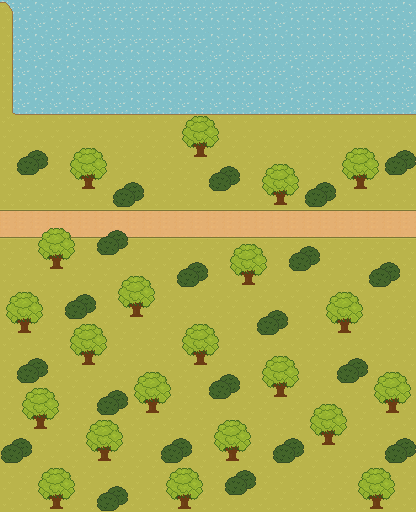

Below is a game level as drawn by its tile map, then a one-line description and the .tmx that defines it (tile-layer data replaced by summaries):
An orthogonal 26x32 tile map with 16x16 px tiles, 5 tile layers (Ground, Path, Water, Tree, ...), 3 tilesets and 47 objects (21x grass1, 21x tree1, plaza6_enterance_home, plaza6_enterance_plaza4, home_in_plaza6, ...).

<map version="1.10" tiledversion="1.12.2" orientation="orthogonal" renderorder="right-down" width="26" height="32" tilewidth="16" tileheight="16" infinite="0" nextlayerid="12" nextobjectid="49">
 <tileset firstgid="1" source="tree.tsx" />
 <tileset firstgid="257" source="deco_col.tsx" />
 <tileset firstgid="513" source="gg.tsx" />
 <layer id="8" name="Ground" width="26" height="32" locked="1">
  <data>[832 cells, 657 non-empty, 5 distinct tile ids]</data>
 </layer>
 <layer id="10" name="Path" width="26" height="32" locked="1">
  <data>[832 cells, 52 non-empty, 2 distinct tile ids]</data>
 </layer>
 <layer id="9" name="Water" width="26" height="32" locked="1">
  <data>[832 cells, 175 non-empty, 2 distinct tile ids]</data>
 </layer>
 <layer id="3" name="Tree" width="26" height="32" locked="1">
  <data>[832 cells, 189 non-empty, 9 distinct tile ids]</data>
 </layer>
 <layer id="4" name="Grass" width="26" height="32" locked="1">
  <data>[832 cells, 84 non-empty, 4 distinct tile ids]</data>
 </layer>
 <objectgroup id="5" name="HuntZone" visible="0" locked="1">
  <object id="1" x="0" y="144" width="416" height="368" />
 </objectgroup>
 <objectgroup id="6" name="Spawn" visible="0" locked="1">
  <object id="5" name="plaza6_enterance_home" x="384" y="224" />
  <object id="6" name="plaza6_enterance_plaza4" x="32" y="224" />
 </objectgroup>
 <objectgroup id="7" name="Warp" visible="0" locked="1">
  <object id="2" name="home_in_plaza6" x="400" y="208" width="16" height="32">
   <properties>
    <property name="target_map" value="Home" />
    <property name="target_spawn" value="home_enterance_plaza6" />
   </properties>
  </object>
  <object id="4" name="plaza4_in_plaza6" x="0" y="208" width="16" height="32">
   <properties>
    <property name="target_map" value="plaza4" />
    <property name="target_spawn" value="plaza4_enterance_plaza6" />
   </properties>
  </object>
 </objectgroup>
 <objectgroup id="11" name="YSortAnchor" visible="0" locked="1">
  <object id="7" name="grass1" x="384" y="144" width="32" height="32" />
  <object id="8" name="grass1" x="304" y="176" width="32" height="32" />
  <object id="9" name="grass1" x="368" y="256" width="32" height="32" />
  <object id="10" name="grass1" x="288" y="240" width="32" height="32" />
  <object id="11" name="grass1" x="208" y="160" width="32" height="32" />
  <object id="12" name="grass1" x="112" y="176" width="32" height="32" />
  <object id="13" name="grass1" x="16" y="144" width="32" height="32" />
  <object id="14" name="grass1" x="96" y="224" width="32" height="32" />
  <object id="15" name="grass1" x="64" y="288" width="32" height="32" />
  <object id="16" name="grass1" x="16" y="352" width="32" height="32" />
  <object id="17" name="grass1" x="0" y="432" width="32" height="32" />
  <object id="18" name="grass1" x="96" y="480" width="32" height="32" />
  <object id="19" name="grass1" x="96" y="384" width="32" height="32" />
  <object id="20" name="grass1" x="160" y="432" width="32" height="32" />
  <object id="21" name="grass1" x="224" y="464" width="32" height="32" />
  <object id="22" name="grass1" x="272" y="432" width="32" height="32" />
  <object id="23" name="grass1" x="208" y="368" width="32" height="32" />
  <object id="24" name="grass1" x="336" y="352" width="32" height="32" />
  <object id="25" name="grass1" x="384" y="432" width="32" height="32" />
  <object id="26" name="grass1" x="256" y="304" width="32" height="32" />
  <object id="27" name="grass1" x="176" y="256" width="32" height="32" />
  <object id="28" name="tree1" x="176" y="112" width="48" height="48" />
  <object id="29" name="tree1" x="64" y="144" width="48" height="48" />
  <object id="30" name="tree1" x="32" y="224" width="48" height="48" />
  <object id="31" name="tree1" x="0" y="288" width="48" height="48" />
  <object id="32" name="tree1" x="64" y="320" width="48" height="48" />
  <object id="33" name="tree1" x="112" y="272" width="48" height="48" />
  <object id="34" name="tree1" x="16" y="384" width="48" height="48" />
  <object id="35" name="tree1" x="32" y="464" width="48" height="48" />
  <object id="36" name="tree1" x="80" y="416" width="48" height="48" />
  <object id="37" name="tree1" x="128" y="368" width="48" height="48" />
  <object id="38" name="tree1" x="176" y="320" width="48" height="48" />
  <object id="39" name="tree1" x="160" y="464" width="48" height="48" />
  <object id="40" name="tree1" x="208" y="416" width="48" height="48" />
  <object id="41" name="tree1" x="352" y="464" width="48" height="48" />
  <object id="42" name="tree1" x="304" y="400" width="48" height="48" />
  <object id="43" name="tree1" x="256" y="352" width="48" height="48" />
  <object id="44" name="tree1" x="320" y="288" width="48" height="48" />
  <object id="45" name="tree1" x="368" y="368" width="48" height="48" />
  <object id="46" name="tree1" x="224" y="240" width="48" height="48" />
  <object id="47" name="tree1" x="256" y="160" width="48" height="48" />
  <object id="48" name="tree1" x="336" y="144" width="48" height="48" />
 </objectgroup>
</map>
